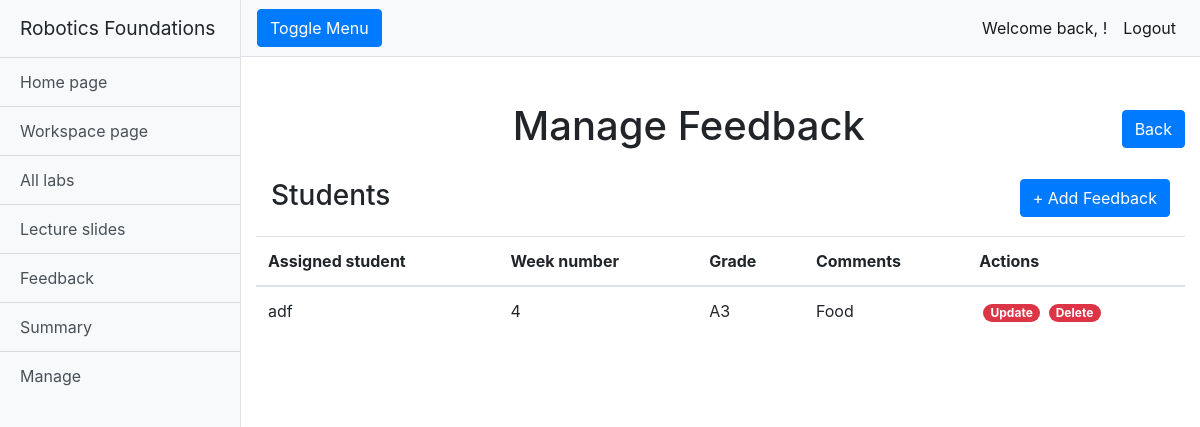
/rfwa/manage_feedbacks/ (signed in), run on an earlier commit of the app's database.
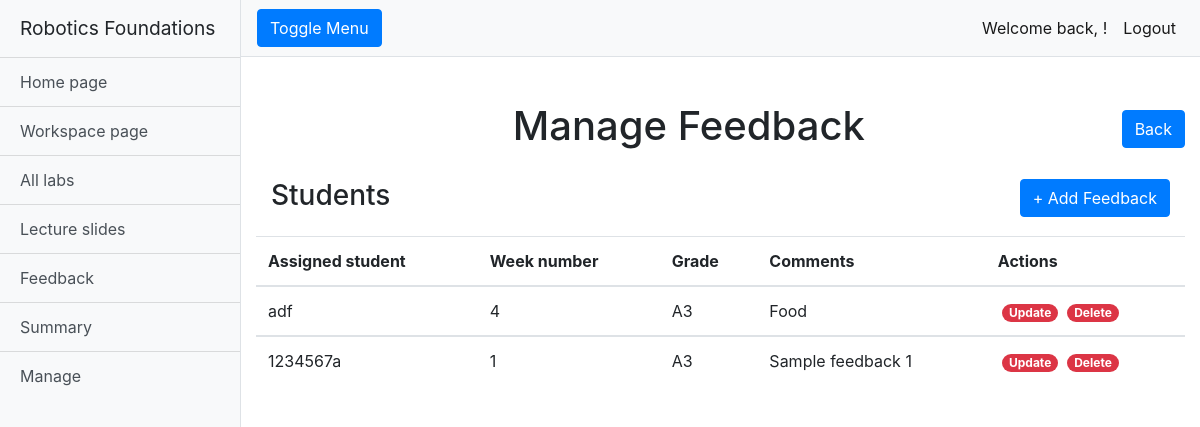
And on a later commit of the database.
### rfwa/models.py (models this page shows, shortened)
class Feedback(models.Model):
    assignedStudent_username = models.CharField(max_length=128)
    week_number = models.CharField(max_length=128)
    grade = models.TextField(max_length=2048)
    comments = models.TextField(max_length=2048)
    slug = models.SlugField(primary_key=True, blank=True)

### rfwa/views.py (the view)
# urls.py: path("manage_feedbacks/", views.manage_feedbacks, name="manage_feedbacks"),
@login_required
def manage_feedbacks(request):
    if request.user.is_superuser:
        feedbacks = Feedback.objects.all()
    return render(request, "rfwa/manage_feedbacks.html", {'feedbacks': feedbacks})

### templates/rfwa/manage_feedbacks.html (shortened to what this page needs)
{% extends "rfwa/base.html" %}
{% load static %}
{% block extra_head %}
<link href="{% static 'css/manage_page.css' %}" rel="stylesheet">
{% endblock %}
{% block body_block %}
{% if user.is_superuser %}
<div class="container-fluid">
    <div class="row">
        <h1 class="col-12 text-center mt-4">Manage Feedback <a class="rightside" href="/rfwa/manage/"><button
                    type="button" class="btn btn-primary">Back</button></a></h1>
    </div>
    <div class="table-group">
        <div class="title-group">
            <h1 class="col-12 text-left table-header">Students
                <a class="rightside" href="{% url 'add_feedback'%}"><button type="button" class="btn btn-primary">+ Add
                        Feedback</button></a>
            </h1>
        </div>
        <table class="table table-hover">
            {% if feedbacks %}
            <thead>
                <tr>
                    <th scope="col">Assigned student</th>
                    <th scope="col">Week number</th>
                    <th scope="col">Grade</th>
                    <th scope="col">Comments</th>
                    <th scope="col">Actions</th>
                </tr>
            </thead>
            {% for feedback in feedbacks %}
            <tbody>
                <tr>
                    <td>{{feedback.assignedStudent_username}}</td>
                    <td>{{feedback.week_number}}</td>
                    <td>{{feedback.grade}}</td>
                    <td>{{feedback.comments}}</td>
                    <td>
                        <a class="btn-link text-white badge badge-danger badge-pill ml-1"
                            href="{% url  'update_feedback' feedback.slug %}">Update</a>
                        <a class="btn-link text-white badge badge-danger badge-pill ml-1"
                            href="{% url  'delete_feedback' feedback.slug %}">Delete</a>
                    </td>
                </tr>
            </tbody>
            {% endfor %}
            {% else %}
            <h3 class="text-center mt-3">There are no feedbacks assigned.</h3>
            {% endif %}
        </table>
    </div>
</div>
{% endif %}
{% endblock %}

What changed in the data, as far as the page shows it:
added Feedback: assignedStudent_username "1234567a", week_number "1", grade "A3", comments "Sample feedback 1"
